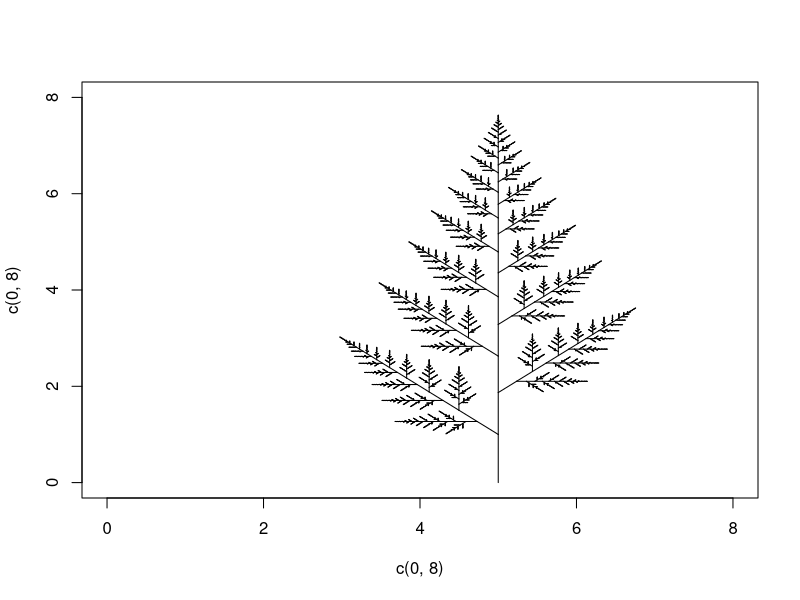

Source code (R):
# CMEE 2019 HPC excercises R code challenge G proforma

rm(list=ls()) # nothing written elsewhere should be needed to make this work

name <- "Yuchen Yang"
preferred_name <- "Yuchen"
email <- "yuchen.yang19@imperial.ac.uk"
username <- "yy5819"


while (!is.null(dev.list()))  dev.off()
plot(c(0,8),c(0,8),'n')

# don't worry about comments for this challenge - the number of characters used will be counted starting from here
f=function(s,d,l,r){a=c(s[1]+l*cos(d),s[2]+l*sin(d));segments(s[1],s[2],a[1],a[2]);if(l>.01){f(a,d+r*pi/4,l*.38,r);f(a,d,l*.87,-r)}}
f(c(5,0),pi/2,1,1)